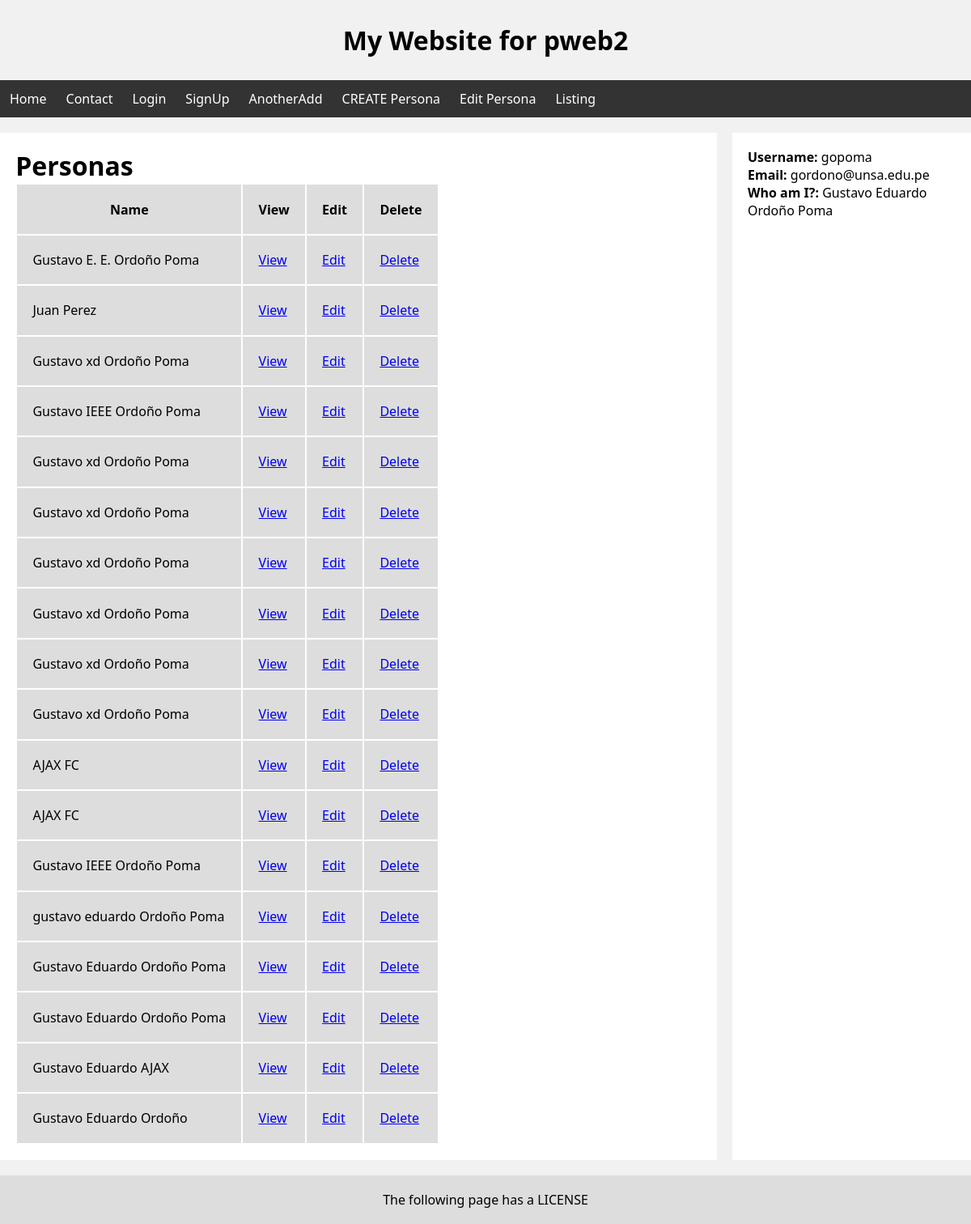
Screenshot of /personas/ (signed in) with the database file from the repository.
### personas/models.py (models this page shows, shortened)
class Persona(models.Model):
    nombres = models.CharField(max_length=100)
    apellidos = models.CharField(max_length=100)
    edad = models.IntegerField() # max_digits=3
    donador = models.BooleanField()
    def get_absolute_url(self):
        return reverse("browsing", kwargs={"myID": self.id})

### personas/views.py (the view)
# urls.py: path('personas/', personasListView, name="listing")
def personasListView(request):
    personas = Persona.objects.all()
    return render(request, "personas/personasLista.html", {
        "personas": personas
    })

### personas/templates/personas/personasLista.html (shortened to what this page needs)
{% extends 'layouts/main-layout.html' %}
{% block content %}
    <h1>Personas</h1>
    <table>
        <thead>
            <tr>
                <th>Name</th>
                <th>View</th>
                <th>Edit</th>
                <th>Delete</th>
            </tr>
        </thead>
        <tbody>
            {% for persona in personas %}
            <tr>
                <td>
                    {{ persona.nombres }} {{ persona.apellidos }}
                </td>
                <td>
                    <a href="{{ persona.get_absolute_url }}">View</a>
                </td>
                <td>
                    <a href="/personas/{{ persona.id }}/edit">Edit</a>
                </td>
                <td>
                    <a href="/personas/{{ persona.id }}/delete">Delete</a>
                </td>
            </tr>
            {% endfor %}
        </tbody>
    </table>
{% endblock %}

### templates/layouts/main-layout.html (shortened to what this page needs)
{% load static %}
<!DOCTYPE html>
<html lang="en">
<head>
    <link rel="stylesheet" href="{% static 'css/styles.css' %}">
</head>
<body>
    {% include '../components/header.html' %}
    {% include '../components/navbar.html' %}
    <main class="main">
        <div class="leftcolumn">
            {% block content %}{% endblock %}
        </div>
        <div class="rightcolumn">
            <aside>
                {% if user.is_authenticated %}
                    <p><b>Username:</b> <span>{{ user.username }}</span></p>
                    <p><b>Email:</b> <span>{{ user.email }}</span></p>
                    <p><b>Who am I?:</b> <span>{{ user.first_name }} {{ user.last_name }}</span></p>
                {% else %}
                    <b>Not authenticated yet!</b>
                {% endif %}
            </aside>
        </div>
    </main>
    {% include '../components/footer.html' %}
</body>
</html>

### static/css/styles.css (style rules this page uses)
* { box-sizing: border-box; margin: 0; padding: 0; font-family:'Segoe UI', Tahoma, Geneva, Verdana, sans-serif; }
body { background-color: #F1F1F1; }
.main { margin-top: 1.2rem; margin-bottom: 1.2rem; display: grid; gap: 1.2rem; grid-template-columns: 3fr 1fr; }
.leftcolumn { min-height: 54.5vh; padding: 1.2rem; background-color: #FFF; }
.rightcolumn { padding: 1.2rem; background-color: #FFF; }

### personas/templates/personas/personasLista.html (style rules this page uses)
tr, th, td { padding: 1.2rem; color: #000; background-color: #DDD; }

### rows the page displays
Persona: nombres "Gustavo E. E.", apellidos "Ordoño Poma"
Persona: nombres "Juan", apellidos "Perez"
Persona: nombres "Gustavo xd", apellidos "Ordoño Poma"
Persona: nombres "Gustavo IEEE", apellidos "Ordoño Poma"
Persona: nombres "Gustavo xd", apellidos "Ordoño Poma"
Persona: nombres "Gustavo xd", apellidos "Ordoño Poma"
Persona: nombres "Gustavo xd", apellidos "Ordoño Poma"
Persona: nombres "Gustavo xd", apellidos "Ordoño Poma"
Persona: nombres "Gustavo xd", apellidos "Ordoño Poma"
Persona: nombres "Gustavo xd", apellidos "Ordoño Poma"
Persona: nombres "AJAX", apellidos "FC"
Persona: nombres "AJAX", apellidos "FC"
Persona: nombres "Gustavo IEEE", apellidos "Ordoño Poma"
Persona: nombres "gustavo eduardo", apellidos "Ordoño Poma"
Persona: nombres "Gustavo Eduardo", apellidos "Ordoño Poma"
Persona: nombres "Gustavo Eduardo", apellidos "Ordoño Poma"
Persona: nombres "Gustavo Eduardo", apellidos "AJAX"
Persona: nombres "Gustavo Eduardo", apellidos "Ordoño"

### other values shown
{{ user.username }} "gopoma"
{{ user.email }} "gordono@unsa.edu.pe"
{{ user.first_name }} "Gustavo Eduardo"
{{ user.last_name }} "Ordoño Poma"
